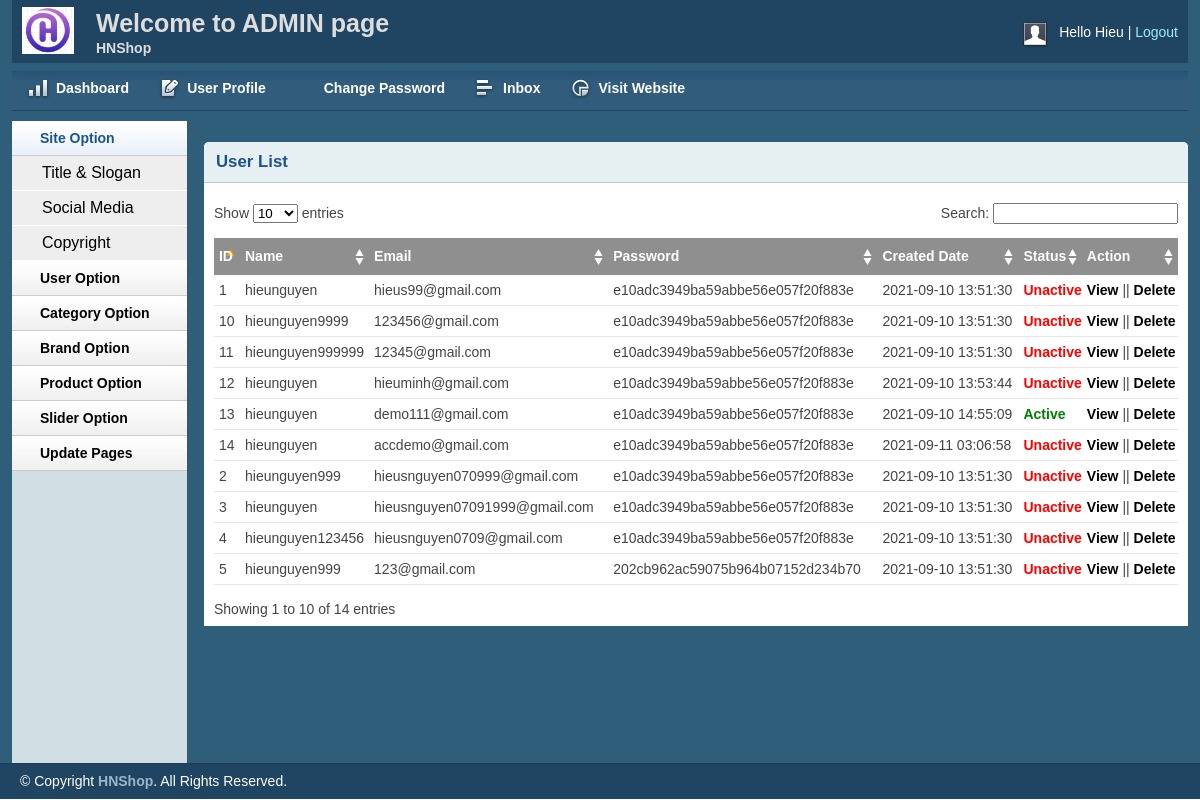
Page /admin/listuser.php (signed in) on the earlier database version.
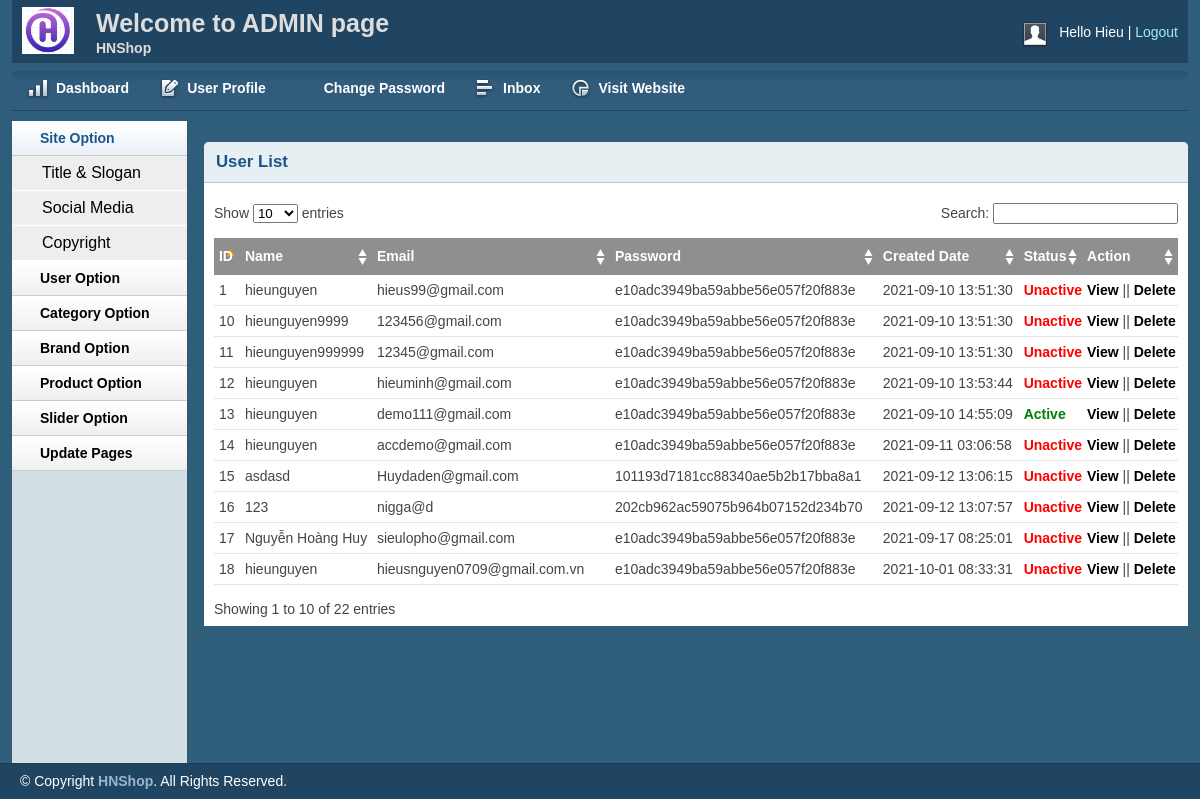
Same page on the later database version.
### tables this page shows
CREATE TABLE IF NOT EXISTS `tbl_customer` (
  `id` int(11) NOT NULL AUTO_INCREMENT,
  `name` varchar(255) NOT NULL,
  `address` varchar(255) NOT NULL,
  `city` varchar(30) NOT NULL,
  `country` varchar(30) NOT NULL,
  `zipcode` varchar(30) NOT NULL,
  `phone` varchar(30) NOT NULL,
  `email` varchar(50) NOT NULL,
  `password` varchar(255) NOT NULL,
  `status` int(11) NOT NULL,
  `created_date` timestamp NOT NULL DEFAULT CURRENT_TIMESTAMP,
  PRIMARY KEY (`id`)
);

### lib/database.php (called while the page is built, shortened)
<?php
Class Database extends PDO{
   public $host   = DB_HOST;
   public $user   = DB_USER;
   public $pass   = DB_PASS;
   public $dbname = DB_NAME;
   public $link;
private function connectDB(){
   $this->link = new mysqli($this->host, $this->user, $this->pass,
    $this->dbname);
 }
public function select($query){
  $result = $this->link->query($query) or
   die($this->link->error.__LINE__);
  if($result->num_rows > 0){
    return $result;
  } else {
    return false;
  }
 }
}

### classes/customer.php (called while the page is built, shortened)
<?php
$filepath = realpath(dirname(__FILE__));
include_once ($filepath.'/../lib/database.php');
?>
<?php
 class customer
 {
 	 private $db;
	 public function __construct()
	 {
		$this->db = new Database();
	 }
	public function select_all_customers()
	{
		$query ="SELECT * FROM tbl_customer";
		$result = $this->db->select($query);
		return $result;
	}
 }
?>

### admin/listuser.php (the view, shortened to what this page needs)
<?php include 'inc/header.php';?>
<?php include 'inc/sidebar.php';?>
<?php include '../classes/customer.php'?>
<?php
$cs = new customer();
?>
<div class="grid_10">
    <div class="box round first grid">
        <h2>User List</h2>
        <div class="block">
            <table class="data display datatable" id="example">
			<thead>
				<tr>
					<th>ID</th>
					<th>Name</th>
					<th>Email</th>
					<th>Password</th>
					<th>Created Date</th>
					<th>Status</th>
					<th>Action</th>
				</tr>
			</thead>
			<tbody>
				<?php
					$select_all_customers = $cs->select_all_customers();
					if($select_all_customers)
					{
						$i = 0;
						while($result = $select_all_customers->fetch_assoc())
						{
							$i++;
				?>
				<tr class="odd gradeX">
					<td><?php echo $i; ?></td>
					<td><?php echo $result['name'] ?></td>
					<td><?php echo $result['email'] ?></td>
					<td><?php echo $result['password'] ?></td>
					<td><?php echo $result['created_date'] ?></td>
					<td>
						<?php
							if($result['status'] == 1)
							{
						?>
						<a style="color: green" href="?id=<?php echo $result['id'] ?>&status=0">Active</a>
						<?php
							}
							else if($result['status'] == 0)
							{
						?>
						<a style="color: red" href="?id=<?php echo $result['id'] ?>&status=1">Unactive</a>
						<?php
							}
						?>
					</td>
					<td>
					<a href="edituser.php?customerid=<?php echo $result['id']?>">View</a> ||
					<a href="?customerid=<?php echo $result['id'] ?>" onclick="return confirm('Are you sure to Delete!');">Delete</a></td>
				</tr>
				<?php
						}
					}
				?>
			</tbody>
		</table>
       </div>
    </div>
</div>
<?php include 'inc/footer.php';?>

Differences in the rows shown:
no longer on this page (row unchanged): tbl_customer: name "hieunguyen999", email "hieusnguyen070999@gmail.com", password "e10adc3949ba59abbe56e057f20f883e", created_date "2021-09-10 13:51:30"
no longer on this page (row unchanged): tbl_customer: name "hieunguyen", email "hieusnguyen07091999@gmail.com", password "e10adc3949ba59abbe56e057f20f883e", created_date "2021-09-10 13:51:30"
no longer on this page (row unchanged): tbl_customer: name "hieunguyen123456", email "hieusnguyen0709@gmail.com", password "e10adc3949ba59abbe56e057f20f883e", created_date "2021-09-10 13:51:30"
no longer on this page (row unchanged): tbl_customer: name "hieunguyen999", email "123@gmail.com", password "202cb962ac59075b964b07152d234b70", created_date "2021-09-10 13:51:30"
added tbl_customer: name "asdasd", email "Huydaden@gmail.com", password "101193d7181cc88340ae5b2b17bba8a1", created_date "2021-09-12 13:06:15"
added tbl_customer: name "123", email "nigga@d", password "202cb962ac59075b964b07152d234b70", created_date "2021-09-12 13:07:57"
added tbl_customer: name "Nguyễn Hoàng Huy", email "sieulopho@gmail.com", password "e10adc3949ba59abbe56e057f20f883e", created_date "2021-09-17 08:25:01"
added tbl_customer: name "hieunguyen", email "hieusnguyen0709@gmail.com.vn", password "e10adc3949ba59abbe56e057f20f883e", created_date "2021-10-01 08:33:31"
Other differences:
text written by a page script: "Show entries Search: Showing 1 to 10 of 14 entries" → "Show entries Search: Showing 1 to 10 of 22 entries"
